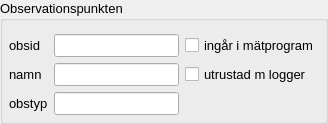
    <widget class="QGroupBox" name="groupBox">
     <property name="font">
      <font>
       <family>Arial</family>
       <pointsize>10</pointsize>
       <kerning>false</kerning>
      </font>
     </property>
     <property name="title">
      <string>Observationspunkten</string>
     </property>
     <layout class="QGridLayout" name="gridLayout_2">
      <property name="leftMargin">
       <number>6</number>
      </property>
      <property name="topMargin">
       <number>13</number>
      </property>
      <property name="rightMargin">
       <number>6</number>
      </property>
      <property name="bottomMargin">
       <number>6</number>
      </property>
      <property name="spacing">
       <number>6</number>
      </property>
      <item row="0" column="0">
       <widget class="QLabel" name="label">
        <property name="enabled">
         <bool>true</bool>
        </property>
        <property name="sizePolicy">
         <sizepolicy hsizetype="Minimum" vsizetype="Fixed">
          <horstretch>0</horstretch>
          <verstretch>0</verstretch>
         </sizepolicy>
        </property>
        <property name="minimumSize">
         <size>
          <width>0</width>
          <height>0</height>
         </size>
        </property>
        <property name="maximumSize">
         <size>
          <width>16777215</width>
          <height>16777215</height>
         </size>
        </property>
        <property name="font">
         <font>
          <family>Arial</family>
          <pointsize>10</pointsize>
         </font>
        </property>
        <property name="layoutDirection">
         <enum>Qt::RightToLeft</enum>
        </property>
        <property name="text">
         <string>obsid</string>
        </property>
        <property name="alignment">
         <set>Qt::AlignLeading|Qt::AlignLeft|Qt::AlignVCenter</set>
        </property>
       </widget>
      </item>
      <item row="0" column="1">
       <widget class="QLineEdit" name="obsid">
        <property name="sizePolicy">
         <sizepolicy hsizetype="Expanding" vsizetype="Fixed">
          <horstretch>0</horstretch>
          <verstretch>0</verstretch>
         </sizepolicy>
        </property>
        <property name="minimumSize">
         <size>
          <width>0</width>
          <height>0</height>
         </size>
        </property>
        <property name="maximumSize">
         <size>
          <width>16777215</width>
          <height>16777215</height>
         </size>
        </property>
        <property name="font">
         <font>
          <family>Arial</family>
          <pointsize>10</pointsize>
         </font>
        </property>
        <property name="toolTip">
         <string>&lt;!DOCTYPE HTML PUBLIC &quot;-//W3C//DTD HTML 4.0//EN&quot; &quot;http://www.w3.org/TR/REC-html40/strict.dtd&quot;&gt;
&lt;html&gt;&lt;head&gt;&lt;meta name=&quot;qrichtext&quot; content=&quot;1&quot; /&gt;&lt;style type=&quot;text/css&quot;&gt;
p, li { white-space: pre-wrap; }
&lt;/style&gt;&lt;/head&gt;&lt;body style=&quot; font-family:'Ubuntu'; font-size:11pt; font-weight:400; font-style:normal;&quot;&gt;
&lt;p style=&quot; margin-top:0px; margin-bottom:0px; margin-left:0px; margin-right:0px; -qt-block-indent:0; text-indent:0px;&quot;&gt;Databasens primärnyckel!&lt;/p&gt;
&lt;p style=&quot; margin-top:0px; margin-bottom:0px; margin-left:0px; margin-right:0px; -qt-block-indent:0; text-indent:0px;&quot;&gt;Måste vara ett unikt id,&lt;/p&gt;
&lt;p style=&quot; margin-top:0px; margin-bottom:0px; margin-left:0px; margin-right:0px; -qt-block-indent:0; text-indent:0px;&quot;&gt;undvik å, ä, ö och andra&lt;/p&gt;
&lt;p style=&quot; margin-top:0px; margin-bottom:0px; margin-left:0px; margin-right:0px; -qt-block-indent:0; text-indent:0px;&quot;&gt;svåra tecken. &lt;/p&gt;&lt;/body&gt;&lt;/html&gt;</string>
        </property>
       </widget>
      </item>
      <item row="0" column="2">
       <widget class="QCheckBox" name="wmeas_yn">
        <property name="sizePolicy">
         <sizepolicy hsizetype="Minimum" vsizetype="Fixed">
          <horstretch>0</horstretch>
          <verstretch>0</verstretch>
         </sizepolicy>
        </property>
        <property name="maximumSize">
         <size>
          <width>16777215</width>
          <height>16777215</height>
         </size>
        </property>
        <property name="font">
         <font>
          <family>Arial</family>
          <pointsize>10</pointsize>
         </font>
        </property>
        <property name="toolTip">
         <string>&lt;!DOCTYPE HTML PUBLIC &quot;-//W3C//DTD HTML 4.0//EN&quot; &quot;http://www.w3.org/TR/REC-html40/strict.dtd&quot;&gt;
&lt;html&gt;&lt;head&gt;&lt;meta name=&quot;qrichtext&quot; content=&quot;1&quot; /&gt;&lt;style type=&quot;text/css&quot;&gt;
p, li { white-space: pre-wrap; }
&lt;/style&gt;&lt;/head&gt;&lt;body style=&quot; font-family:'Ubuntu'; font-size:11pt; font-weight:400; font-style:normal;&quot;&gt;
&lt;p style=&quot; margin-top:0px; margin-bottom:0px; margin-left:0px; margin-right:0px; -qt-block-indent:0; text-indent:0px;&quot;&gt;&lt;span style=&quot; font-family:'MS Shell Dlg 2'; font-size:8pt;&quot;&gt;x i denna ruta motsvarar '1'&lt;/span&gt;&lt;/p&gt;
&lt;p style=&quot; margin-top:0px; margin-bottom:0px; margin-left:0px; margin-right:0px; -qt-block-indent:0; text-indent:0px;&quot;&gt;&lt;span style=&quot; font-family:'MS Shell Dlg 2'; font-size:8pt;&quot;&gt;i kolumnen &amp;quot;wmeas_yn&amp;quot;&lt;/span&gt;&lt;/p&gt;
&lt;p style=&quot;-qt-paragraph-type:empty; margin-top:0px; margin-bottom:0px; margin-left:0px; margin-right:0px; -qt-block-indent:0; text-indent:0px; font-family:'MS Shell Dlg 2'; font-size:8pt;&quot;&gt;&lt;br /&gt;&lt;/p&gt;
&lt;p style=&quot; margin-top:0px; margin-bottom:0px; margin-left:0px; margin-right:0px; -qt-block-indent:0; text-indent:0px;&quot;&gt;&lt;span style=&quot; font-family:'MS Shell Dlg 2'; font-size:8pt;&quot;&gt;Kan användas för att hålla koll &lt;/span&gt;&lt;/p&gt;
&lt;p style=&quot; margin-top:0px; margin-bottom:0px; margin-left:0px; margin-right:0px; -qt-block-indent:0; text-indent:0px;&quot;&gt;&lt;span style=&quot; font-family:'MS Shell Dlg 2'; font-size:8pt;&quot;&gt;på vilka obspunkter som ska &lt;/span&gt;&lt;/p&gt;
&lt;p style=&quot; margin-top:0px; margin-bottom:0px; margin-left:0px; margin-right:0px; -qt-block-indent:0; text-indent:0px;&quot;&gt;&lt;span style=&quot; font-family:'MS Shell Dlg 2'; font-size:8pt;&quot;&gt;mätas vid ordinarie mätrunda&lt;/span&gt;&lt;/p&gt;&lt;/body&gt;&lt;/html&gt;</string>
        </property>
        <property name="text">
         <string>ingår i mätprogram</string>
        </property>
       </widget>
      </item>
      <item row="1" column="0">
       <widget class="QLabel" name="label_2">
        <property name="enabled">
         <bool>true</bool>
        </property>
        <property name="sizePolicy">
         <sizepolicy hsizetype="Minimum" vsizetype="Fixed">
          <horstretch>0</horstretch>
          <verstretch>0</verstretch>
         </sizepolicy>
        </property>
        <property name="minimumSize">
         <size>
          <width>0</width>
          <height>0</height>
         </size>
        </property>
        <property name="maximumSize">
         <size>
          <width>16777215</width>
          <height>16777215</height>
         </size>
        </property>
        <property name="font">
         <font>
          <family>Arial</family>
          <pointsize>10</pointsize>
         </font>
        </property>
        <property name="layoutDirection">
         <enum>Qt::RightToLeft</enum>
        </property>
        <property name="text">
         <string>namn</string>
        </property>
        <property name="alignment">
         <set>Qt::AlignLeading|Qt::AlignLeft|Qt::AlignVCenter</set>
        </property>
       </widget>
      </item>
      <item row="1" column="1">
       <widget class="QLineEdit" name="name">
        <property name="sizePolicy">
         <sizepolicy hsizetype="Expanding" vsizetype="Fixed">
          <horstretch>0</horstretch>
          <verstretch>0</verstretch>
         </sizepolicy>
        </property>
        <property name="minimumSize">
         <size>
          <width>0</width>
          <height>0</height>
         </size>
        </property>
        <property name="maximumSize">
         <size>
          <width>16777215</width>
          <height>16777215</height>
         </size>
        </property>
        <property name="font">
         <font>
          <family>Arial</family>
          <pointsize>10</pointsize>
         </font>
        </property>
        <property name="toolTip">
         <string>&lt;!DOCTYPE HTML PUBLIC &quot;-//W3C//DTD HTML 4.0//EN&quot; &quot;http://www.w3.org/TR/REC-html40/strict.dtd&quot;&gt;
&lt;html&gt;&lt;head&gt;&lt;meta name=&quot;qrichtext&quot; content=&quot;1&quot; /&gt;&lt;style type=&quot;text/css&quot;&gt;
p, li { white-space: pre-wrap; }
&lt;/style&gt;&lt;/head&gt;&lt;body style=&quot; font-family:'Ubuntu'; font-size:11pt; font-weight:400; font-style:normal;&quot;&gt;
&lt;p style=&quot; margin-top:0px; margin-bottom:0px; margin-left:0px; margin-right:0px; -qt-block-indent:0; text-indent:0px;&quot;&gt;Kan t.ex. vara originalnamn, &lt;/p&gt;
&lt;p style=&quot; margin-top:0px; margin-bottom:0px; margin-left:0px; margin-right:0px; -qt-block-indent:0; text-indent:0px;&quot;&gt;&amp;quot;bark1791109&amp;quot; osv&lt;/p&gt;&lt;/body&gt;&lt;/html&gt;</string>
        </property>
       </widget>
      </item>
      <item row="1" column="2">
       <widget class="QCheckBox" name="wlogg_yn">
        <property name="sizePolicy">
         <sizepolicy hsizetype="Minimum" vsizetype="Fixed">
          <horstretch>0</horstretch>
          <verstretch>0</verstretch>
         </sizepolicy>
        </property>
        <property name="maximumSize">
         <size>
          <width>16777215</width>
          <height>16777215</height>
         </size>
        </property>
        <property name="font">
         <font>
          <family>Arial</family>
          <pointsize>10</pointsize>
         </font>
        </property>
        <property name="toolTip">
         <string>&lt;!DOCTYPE HTML PUBLIC &quot;-//W3C//DTD HTML 4.0//EN&quot; &quot;http://www.w3.org/TR/REC-html40/strict.dtd&quot;&gt;
&lt;html&gt;&lt;head&gt;&lt;meta name=&quot;qrichtext&quot; content=&quot;1&quot; /&gt;&lt;style type=&quot;text/css&quot;&gt;
p, li { white-space: pre-wrap; }
&lt;/style&gt;&lt;/head&gt;&lt;body style=&quot; font-family:'Ubuntu'; font-size:11pt; font-weight:400; font-style:normal;&quot;&gt;
&lt;p style=&quot; margin-top:0px; margin-bottom:0px; margin-left:0px; margin-right:0px; -qt-block-indent:0; text-indent:0px;&quot;&gt;x i denna ruta motsvarar '1'&lt;/p&gt;
&lt;p style=&quot; margin-top:0px; margin-bottom:0px; margin-left:0px; margin-right:0px; -qt-block-indent:0; text-indent:0px;&quot;&gt;i kolumnen &amp;quot;wlogg_yn&amp;quot;&lt;/p&gt;
&lt;p style=&quot;-qt-paragraph-type:empty; margin-top:0px; margin-bottom:0px; margin-left:0px; margin-right:0px; -qt-block-indent:0; text-indent:0px;&quot;&gt;&lt;br /&gt;&lt;/p&gt;
&lt;p style=&quot; margin-top:0px; margin-bottom:0px; margin-left:0px; margin-right:0px; -qt-block-indent:0; text-indent:0px;&quot;&gt;Kan användas för att hålla&lt;/p&gt;
&lt;p style=&quot; margin-top:0px; margin-bottom:0px; margin-left:0px; margin-right:0px; -qt-block-indent:0; text-indent:0px;&quot;&gt;koll på var det sitter loggrar&lt;/p&gt;&lt;/body&gt;&lt;/html&gt;</string>
        </property>
        <property name="text">
         <string>utrustad m logger</string>
        </property>
       </widget>
      </item>
      <item row="2" column="0">
       <widget class="QLabel" name="label_4">
        <property name="enabled">
         <bool>true</bool>
        </property>
        <property name="sizePolicy">
         <sizepolicy hsizetype="Minimum" vsizetype="Fixed">
          <horstretch>0</horstretch>
          <verstretch>0</verstretch>
         </sizepolicy>
        </property>
        <property name="minimumSize">
         <size>
          <width>0</width>
          <height>0</height>
         </size>
        </property>
        <property name="maximumSize">
         <size>
          <width>16777215</width>
          <height>16777215</height>
         </size>
        </property>
        <property name="font">
         <font>
          <family>Arial</family>
          <pointsize>10</pointsize>
         </font>
        </property>
        <property name="layoutDirection">
         <enum>Qt::RightToLeft</enum>
        </property>
        <property name="text">
         <string>obstyp</string>
        </property>
        <property name="alignment">
         <set>Qt::AlignLeading|Qt::AlignLeft|Qt::AlignVCenter</set>
        </property>
        <property name="wordWrap">
         <bool>true</bool>
        </property>
       </widget>
      </item>
      <item row="2" column="1">
       <widget class="QLineEdit" name="type">
        <property name="sizePolicy">
         <sizepolicy hsizetype="Expanding" vsizetype="Fixed">
          <horstretch>0</horstretch>
          <verstretch>0</verstretch>
         </sizepolicy>
        </property>
        <property name="minimumSize">
         <size>
          <width>0</width>
          <height>0</height>
         </size>
        </property>
        <property name="maximumSize">
         <size>
          <width>16777215</width>
          <height>16777215</height>
         </size>
        </property>
        <property name="font">
         <font>
          <family>Arial</family>
          <pointsize>10</pointsize>
         </font>
        </property>
        <property name="toolTip">
         <string>&lt;!DOCTYPE HTML PUBLIC &quot;-//W3C//DTD HTML 4.0//EN&quot; &quot;http://www.w3.org/TR/REC-html40/strict.dtd&quot;&gt;
&lt;html&gt;&lt;head&gt;&lt;meta name=&quot;qrichtext&quot; content=&quot;1&quot; /&gt;&lt;style type=&quot;text/css&quot;&gt;
p, li { white-space: pre-wrap; }
&lt;/style&gt;&lt;/head&gt;&lt;body style=&quot; font-family:'Ubuntu'; font-size:11pt; font-weight:400; font-style:normal;&quot;&gt;
&lt;p style=&quot; margin-top:0px; margin-bottom:0px; margin-left:0px; margin-right:0px; -qt-block-indent:0; text-indent:0px;&quot;&gt;obsrör, pegel, vattenyta, &lt;/p&gt;
&lt;p style=&quot; margin-top:0px; margin-bottom:0px; margin-left:0px; margin-right:0px; -qt-block-indent:0; text-indent:0px;&quot;&gt;bergbrunn, filterbrunn, &lt;/p&gt;
&lt;p style=&quot; margin-top:0px; margin-bottom:0px; margin-left:0px; margin-right:0px; -qt-block-indent:0; text-indent:0px;&quot;&gt;schaktbrunn, slagsondering, &lt;/p&gt;
&lt;p style=&quot; margin-top:0px; margin-bottom:0px; margin-left:0px; margin-right:0px; -qt-block-indent:0; text-indent:0px;&quot;&gt;skruvborrning etc.&lt;/p&gt;&lt;/body&gt;&lt;/html&gt;</string>
        </property>
        <property name="layoutDirection">
         <enum>Qt::LeftToRight</enum>
        </property>
       </widget>
      </item>
     </layout>
    </widget>
